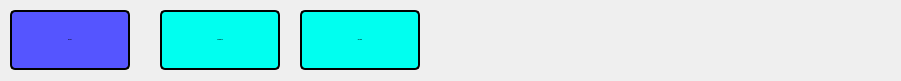
             <widget class="QFrame" name="top_frame_2">
              <property name="geometry">
               <rect>
                <x>460</x>
                <y>10</y>
                <width>901</width>
                <height>81</height>
               </rect>
              </property>
              <property name="autoFillBackground">
               <bool>false</bool>
              </property>
              <property name="styleSheet">
               <string notr="true"/>
              </property>
              <property name="frameShape">
               <enum>QFrame::NoFrame</enum>
              </property>
              <property name="frameShadow">
               <enum>QFrame::Plain</enum>
              </property>
              <widget class="QPushButton" name="pushButton_3">
               <property name="geometry">
                <rect>
                 <x>10</x>
                 <y>10</y>
                 <width>120</width>
                 <height>60</height>
                </rect>
               </property>
               <property name="minimumSize">
                <size>
                 <width>120</width>
                 <height>60</height>
                </size>
               </property>
               <property name="font">
                <font>
                 <family>Roboto</family>
                 <pointsize>-1</pointsize>
                 <weight>75</weight>
                 <italic>false</italic>
                 <bold>true</bold>
                </font>
               </property>
               <property name="styleSheet">
                <string notr="true">background: #5555FF;
border: 2px solid #000000;
border-radius: 5px;
font: bold 16px &quot;Roboto&quot;;</string>
               </property>
               <property name="text">
                <string>UF DATA</string>
               </property>
              </widget>
              <widget class="QPushButton" name="pushButton_4">
               <property name="geometry">
                <rect>
                 <x>160</x>
                 <y>10</y>
                 <width>120</width>
                 <height>60</height>
                </rect>
               </property>
               <property name="minimumSize">
                <size>
                 <width>120</width>
                 <height>60</height>
                </size>
               </property>
               <property name="font">
                <font>
                 <family>Roboto</family>
                 <pointsize>-1</pointsize>
                 <weight>75</weight>
                 <italic>false</italic>
                 <bold>true</bold>
                </font>
               </property>
               <property name="styleSheet">
                <string notr="true">background: #00FFF0;
border: 2px solid #000000;
border-radius: 5px;
font: bold 16px &quot;Roboto&quot;;</string>
               </property>
               <property name="text">
                <string>UF PROFILE</string>
               </property>
              </widget>
              <widget class="QPushButton" name="pushButton_5">
               <property name="geometry">
                <rect>
                 <x>300</x>
                 <y>10</y>
                 <width>120</width>
                 <height>60</height>
                </rect>
               </property>
               <property name="minimumSize">
                <size>
                 <width>120</width>
                 <height>60</height>
                </size>
               </property>
               <property name="font">
                <font>
                 <family>Roboto</family>
                 <pointsize>-1</pointsize>
                 <weight>75</weight>
                 <italic>false</italic>
                 <bold>true</bold>
                </font>
               </property>
               <property name="styleSheet">
                <string notr="true">background: #00FFF0;
border: 2px solid #000000;
border-radius: 5px;
font: bold 16px &quot;Roboto&quot;;</string>
               </property>
               <property name="text">
                <string>SETTING</string>
               </property>
              </widget>
             </widget>
